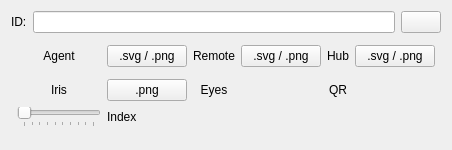
           <widget class="QWidget" name="tabIdentity">
            <attribute name="title">
             <string>Identity</string>
            </attribute>
            <layout class="QVBoxLayout" name="verticalLayout_8">
             <item>
              <layout class="QHBoxLayout" name="horizontalLayout_8">
               <item>
                <widget class="QLabel" name="labelIdenticonID">
                 <property name="text">
                  <string>ID:</string>
                 </property>
                </widget>
               </item>
               <item>
                <widget class="QLineEdit" name="lineEditIdenticonID"/>
               </item>
               <item>
                <widget class="QPushButton" name="pushButtonRandomIdenticonID">
                 <property name="text">
                  <string/>
                 </property>
                 <property name="icon">
                  <iconset resource="../../libcore/resources/icons.qrc">
                   <normaloff>:/icons/roll_dice.svg</normaloff>:/icons/roll_dice.svg</iconset>
                 </property>
                </widget>
               </item>
              </layout>
             </item>
             <item>
              <layout class="QGridLayout" name="gridLayout_9">
               <property name="leftMargin">
                <number>6</number>
               </property>
               <property name="topMargin">
                <number>6</number>
               </property>
               <property name="rightMargin">
                <number>6</number>
               </property>
               <property name="bottomMargin">
                <number>6</number>
               </property>
               <item row="3" column="1">
                <widget class="QLabel" name="label_10">
                 <property name="sizePolicy">
                  <sizepolicy hsizetype="Expanding" vsizetype="Preferred">
                   <horstretch>0</horstretch>
                   <verstretch>0</verstretch>
                  </sizepolicy>
                 </property>
                 <property name="text">
                  <string>Iris</string>
                 </property>
                 <property name="alignment">
                  <set>Qt::AlignCenter</set>
                 </property>
                </widget>
               </item>
               <item row="0" column="6">
                <widget class="QPushButton" name="pushButtonSaveIdenticonHub">
                 <property name="text">
                  <string>.svg / .png</string>
                 </property>
                 <property name="icon">
                  <iconset resource="../../libcore/resources/icons.qrc">
                   <normaloff>:/icons/save.svg</normaloff>:/icons/save.svg</iconset>
                 </property>
                </widget>
               </item>
               <item row="0" column="5">
                <widget class="QLabel" name="label_7">
                 <property name="sizePolicy">
                  <sizepolicy hsizetype="Expanding" vsizetype="Preferred">
                   <horstretch>0</horstretch>
                   <verstretch>0</verstretch>
                  </sizepolicy>
                 </property>
                 <property name="text">
                  <string>Hub</string>
                 </property>
                 <property name="alignment">
                  <set>Qt::AlignCenter</set>
                 </property>
                </widget>
               </item>
               <item row="0" column="1">
                <widget class="QLabel" name="label_5">
                 <property name="sizePolicy">
                  <sizepolicy hsizetype="Expanding" vsizetype="Preferred">
                   <horstretch>0</horstretch>
                   <verstretch>0</verstretch>
                  </sizepolicy>
                 </property>
                 <property name="text">
                  <string>Agent</string>
                 </property>
                 <property name="alignment">
                  <set>Qt::AlignCenter</set>
                 </property>
                </widget>
               </item>
               <item row="0" column="4">
                <widget class="QPushButton" name="pushButtonSaveIdenticonRemote">
                 <property name="text">
                  <string>.svg / .png</string>
                 </property>
                 <property name="icon">
                  <iconset resource="../../libcore/resources/icons.qrc">
                   <normaloff>:/icons/save.svg</normaloff>:/icons/save.svg</iconset>
                 </property>
                </widget>
               </item>
               <item row="0" column="2">
                <widget class="QPushButton" name="pushButtonSaveIdenticonAgent">
                 <property name="text">
                  <string>.svg / .png</string>
                 </property>
                 <property name="icon">
                  <iconset resource="../../libcore/resources/icons.qrc">
                   <normaloff>:/icons/save.svg</normaloff>:/icons/save.svg</iconset>
                 </property>
                </widget>
               </item>
               <item row="3" column="3">
                <widget class="QLabel" name="label_11">
                 <property name="text">
                  <string>Eyes</string>
                 </property>
                 <property name="alignment">
                  <set>Qt::AlignCenter</set>
                 </property>
                </widget>
               </item>
               <item row="3" column="5">
                <widget class="QLabel" name="label_12">
                 <property name="text">
                  <string>QR</string>
                 </property>
                 <property name="alignment">
                  <set>Qt::AlignCenter</set>
                 </property>
                </widget>
               </item>
               <item row="1" column="1" colspan="2">
                <widget class="IdenticonWidget" name="widgetIdenticonAgent" native="true">
                 <property name="sizePolicy">
                  <sizepolicy hsizetype="Expanding" vsizetype="Expanding">
                   <horstretch>0</horstretch>
                   <verstretch>0</verstretch>
                  </sizepolicy>
                 </property>
                </widget>
               </item>
               <item row="1" column="3" colspan="2">
                <widget class="IdenticonWidget" name="widgetIdenticonRemote" native="true">
                 <property name="sizePolicy">
                  <sizepolicy hsizetype="Expanding" vsizetype="Expanding">
                   <horstretch>0</horstretch>
                   <verstretch>0</verstretch>
                  </sizepolicy>
                 </property>
                </widget>
               </item>
               <item row="5" column="1" colspan="2">
                <widget class="IrisWidget" name="widgetIris" native="true">
                 <property name="sizePolicy">
                  <sizepolicy hsizetype="Expanding" vsizetype="Expanding">
                   <horstretch>0</horstretch>
                   <verstretch>0</verstretch>
                  </sizepolicy>
                 </property>
                 <property name="minimumSize">
                  <size>
                   <width>0</width>
                   <height>0</height>
                  </size>
                 </property>
                </widget>
               </item>
               <item row="0" column="3">
                <widget class="QLabel" name="label_6">
                 <property name="sizePolicy">
                  <sizepolicy hsizetype="Expanding" vsizetype="Preferred">
                   <horstretch>0</horstretch>
                   <verstretch>0</verstretch>
                  </sizepolicy>
                 </property>
                 <property name="text">
                  <string>Remote</string>
                 </property>
                 <property name="alignment">
                  <set>Qt::AlignCenter</set>
                 </property>
                </widget>
               </item>
               <item row="1" column="5" colspan="2">
                <widget class="IdenticonWidget" name="widgetIdenticonHub" native="true">
                 <property name="sizePolicy">
                  <sizepolicy hsizetype="Expanding" vsizetype="Expanding">
                   <horstretch>0</horstretch>
                   <verstretch>0</verstretch>
                  </sizepolicy>
                 </property>
                </widget>
               </item>
               <item row="3" column="2">
                <widget class="QPushButton" name="pushButtonSaveIdenticonIris">
                 <property name="text">
                  <string>.png</string>
                 </property>
                 <property name="icon">
                  <iconset resource="../../libcore/resources/icons.qrc">
                   <normaloff>:/icons/save.svg</normaloff>:/icons/save.svg</iconset>
                 </property>
                </widget>
               </item>
               <item row="4" column="3" rowspan="2" colspan="2">
                <widget class="EyesWidget" name="widgetEyes" native="true"/>
               </item>
               <item row="4" column="5" rowspan="2" colspan="2">
                <widget class="QRWidget" name="widgetQR_2" native="true">
                 <property name="sizePolicy">
                  <sizepolicy hsizetype="Expanding" vsizetype="Expanding">
                   <horstretch>0</horstretch>
                   <verstretch>0</verstretch>
                  </sizepolicy>
                 </property>
                </widget>
               </item>
               <item row="4" column="1">
                <widget class="QSlider" name="horizontalSliderIrisIndex">
                 <property name="minimum">
                  <number>0</number>
                 </property>
                 <property name="maximum">
                  <number>9</number>
                 </property>
                 <property name="pageStep">
                  <number>2</number>
                 </property>
                 <property name="value">
                  <number>0</number>
                 </property>
                 <property name="orientation">
                  <enum>Qt::Horizontal</enum>
                 </property>
                 <property name="tickPosition">
                  <enum>QSlider::TicksBelow</enum>
                 </property>
                 <property name="tickInterval">
                  <number>1</number>
                 </property>
                </widget>
               </item>
               <item row="4" column="2">
                <widget class="QLabel" name="label_13">
                 <property name="text">
                  <string>Index</string>
                 </property>
                </widget>
               </item>
              </layout>
             </item>
            </layout>
           </widget>
